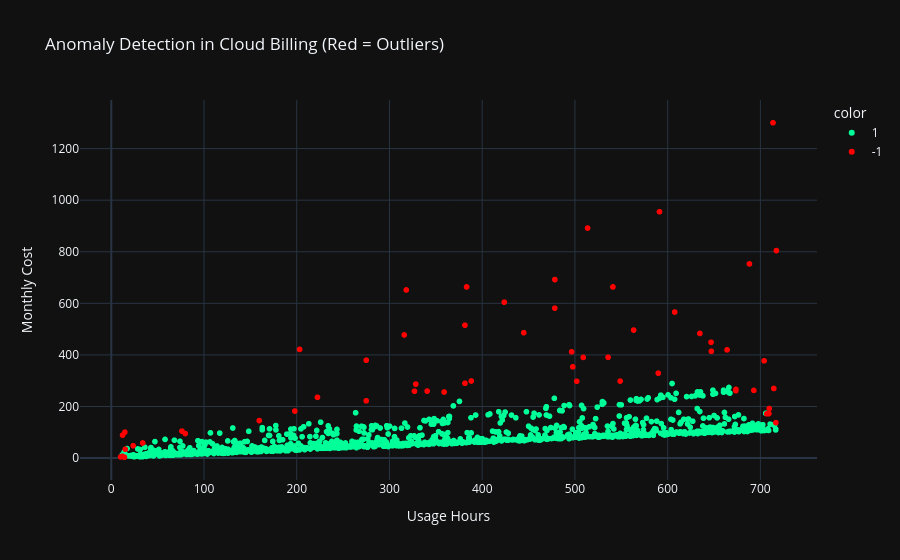

Here is the notebook cell this chart was saved with:
### Markdown cell above
### 6.2 Anomaly Detection (Isolation Forest)

### Code cell
# Detecting Abnormal High Bills
iso_forest = IsolationForest(contamination=0.05, random_state=42)
df['Anomaly'] = iso_forest.fit_predict(df[['Monthly Cost', 'Usage Hours']])

anomalies = df[df['Anomaly'] == -1]
print(f"🚨 Detected {len(anomalies)} abnormal billing records!")
display(anomalies[['Billing ID', 'Department Name', 'Service Type', 'Monthly Cost']].head())

# Visualizing Anomalies
fig11 = px.scatter(df, x='Usage Hours', y='Monthly Cost', color=df['Anomaly'].astype(str),
                   title='Anomaly Detection in Cloud Billing (Red = Outliers)',
                   color_discrete_map={'-1': 'red', '1': '#00ff99'})
fig11.update_layout(template='plotly_dark')
fig11.show()

### Figure 1 — Plotly figure (JSON) as saved in the notebook; plotly's stock layout.template omitted (floating-point values rounded to 4 significant figures; data arrays with more than 128 entries replaced by an {"elided": "..."} marker saying what was removed)
{"data": [{"hovertemplate": "color=1<br>Usage Hours=%{x}<br>Monthly Cost=%{y}<extra></extra>", "legendgroup": "1", "marker": {"color": "#00ff99", "symbol": "circle"}, "mode": "markers", "name": "1", "showlegend": true, "type": "scattergl", "x": {"elided": "1140 float values"}, "xaxis": "x", "y": {"elided": "1140 float values"}, "yaxis": "y"}, {"hovertemplate": "color=-1<br>Usage Hours=%{x}<br>Monthly Cost=%{y}<extra></extra>", "legendgroup": "-1", "marker": {"color": "red", "symbol": "circle"}, "mode": "markers", "name": "-1", "showlegend": true, "type": "scattergl", "x": [327.0, 589.9, 358.9, 706.9, 664.1, 76.22, 12.19, 423.8, 535.8, 607.6, 340.6, 548.8, 478.4, 318.2, 563.2, 15.11, 11.56, 14.19, 381.4, 12.17, 497.7, 716.7, 381.4, 692.9, 709.5, 14.66, 704.0, 388.2, 383.2, 328.4, 222.4, 714.5, 713.6, 79.76, 11.39, 673.7, 159.6, 646.8, 315.9, 33.87, 496.4, 717.3, 23.64, 673.5, 197.9, 541.0, 688.2, 634.7, 275.0, 444.8, 709.2, 647.1, 10.06, 203.1, 513.6, 274.9, 509.0, 591.2, 501.9, 478.3], "xaxis": "x", "y": [259.5, 329.1, 256.2, 171.7, 419.6, 104.7, 89.01, 604.6, 390.9, 566.3, 259.9, 298.6, 692.2, 652.0, 496.4, 34.21, 6.34, 3.24, 290.2, 6.46, 353.8, 137.4, 515.2, 262.4, 192.1, 100.7, 377.2, 298.9, 663.6, 286.9, 235.6, 270.0, 1300.0, 95.19, 5.98, 266.4, 145.4, 449.2, 477.4, 58.66, 411.9, 804.6, 47.91, 261.1, 182.3, 663.6, 753.0, 483.4, 379.5, 486.1, 172.6, 414.1, 4.52, 421.3, 891.9, 222.1, 390.3, 955.2, 297.8, 581.3], "yaxis": "y"}], "layout": {"legend": {"title": {"text": "color"}, "tracegroupgap": 0}, "title": {"text": "Anomaly Detection in Cloud Billing (Red = Outliers)"}, "xaxis": {"anchor": "y", "domain": [0, 1], "title": {"text": "Usage Hours"}}, "yaxis": {"anchor": "x", "domain": [0, 1], "title": {"text": "Monthly Cost"}}}}
